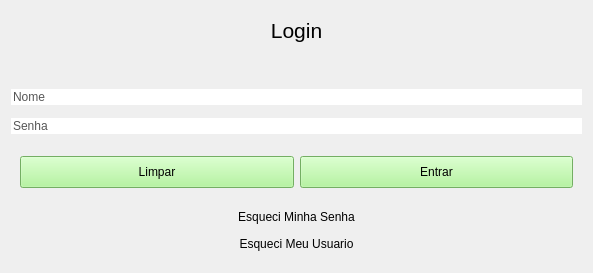
<?xml version="1.0" encoding="UTF-8"?>
<ui version="4.0">
 <class>loginwidget</class>
 <widget class="QWidget" name="loginwidget">
  <property name="geometry">
   <rect>
    <x>0</x>
    <y>0</y>
    <width>593</width>
    <height>273</height>
   </rect>
  </property>
  <property name="windowTitle">
   <string>Form</string>
  </property>
  <layout class="QVBoxLayout" name="verticalLayout">
   <item>
    <widget class="QPushButton" name="LoginTitle">
     <property name="styleSheet">
      <string notr="true">#LoginTitle
{
	color:  black;
	background-color: transparent;
	border: none;
	font: 16pt;
}</string>
     </property>
     <property name="text">
      <string>Login</string>
     </property>
    </widget>
   </item>
   <item>
    <widget class="QPushButton" name="LoginMsg">
     <property name="minimumSize">
      <size>
       <width>0</width>
       <height>20</height>
      </size>
     </property>
     <property name="maximumSize">
      <size>
       <width>16777215</width>
       <height>20</height>
      </size>
     </property>
     <property name="sizeIncrement">
      <size>
       <width>0</width>
       <height>20</height>
      </size>
     </property>
     <property name="styleSheet">
      <string notr="true">#LoginMsg
{
	color:  black;
	background-color: transparent;
	border: none;
	font: 12pt;
}</string>
     </property>
     <property name="text">
      <string/>
     </property>
    </widget>
   </item>
   <item>
    <widget class="QLineEdit" name="LoginName">
     <property name="styleSheet">
      <string notr="true">#LoginName
{
	border: none;
    color: #565656;
    font-size: 12px;
}</string>
     </property>
     <property name="text">
      <string>Nome</string>
     </property>
    </widget>
   </item>
   <item>
    <widget class="QLineEdit" name="LoginPassword">
     <property name="styleSheet">
      <string notr="true">#LoginPassword
{
	border: none;
    color: #565656;
    font-size: 12px;
}</string>
     </property>
     <property name="text">
      <string>Senha</string>
     </property>
    </widget>
   </item>
   <item>
    <widget class="QWidget" name="LoginButtons" native="true">
     <property name="maximumSize">
      <size>
       <width>16777215</width>
       <height>50</height>
      </size>
     </property>
     <layout class="QHBoxLayout" name="horizontalLayout">
      <item>
       <widget class="QPushButton" name="CleanButton">
        <property name="maximumSize">
         <size>
          <width>16777215</width>
          <height>40</height>
         </size>
        </property>
        <property name="styleSheet">
         <string notr="true">#CleanButton
{
    background-color: #a3f48a;
    color: black;
    font-size: 12px;
}</string>
        </property>
        <property name="text">
         <string>Limpar</string>
        </property>
       </widget>
      </item>
      <item>
       <widget class="QPushButton" name="ConfirmButton">
        <property name="maximumSize">
         <size>
          <width>16777215</width>
          <height>40</height>
         </size>
        </property>
        <property name="styleSheet">
         <string notr="true">#ConfirmButton
{
    background-color: #a3f48a;
    color: black;
    font-size: 12px;
}</string>
        </property>
        <property name="text">
         <string>Entrar</string>
        </property>
       </widget>
      </item>
     </layout>
    </widget>
   </item>
   <item>
    <widget class="QPushButton" name="LoginPasswordForgot">
     <property name="styleSheet">
      <string notr="true">#LoginPasswordForgot
{
	background-color: transparent;
	border: none;
	font-size: 12px;
}</string>
     </property>
     <property name="text">
      <string>Esqueci Minha Senha</string>
     </property>
    </widget>
   </item>
   <item>
    <widget class="QPushButton" name="LoginNameForgot">
     <property name="styleSheet">
      <string notr="true">#LoginNameForgot
{
	background-color: transparent;
	border: none;
	font-size: 12px;
}</string>
     </property>
     <property name="text">
      <string>Esqueci Meu Usuario</string>
     </property>
    </widget>
   </item>
  </layout>
 </widget>
 <resources/>
 <connections/>
</ui>
